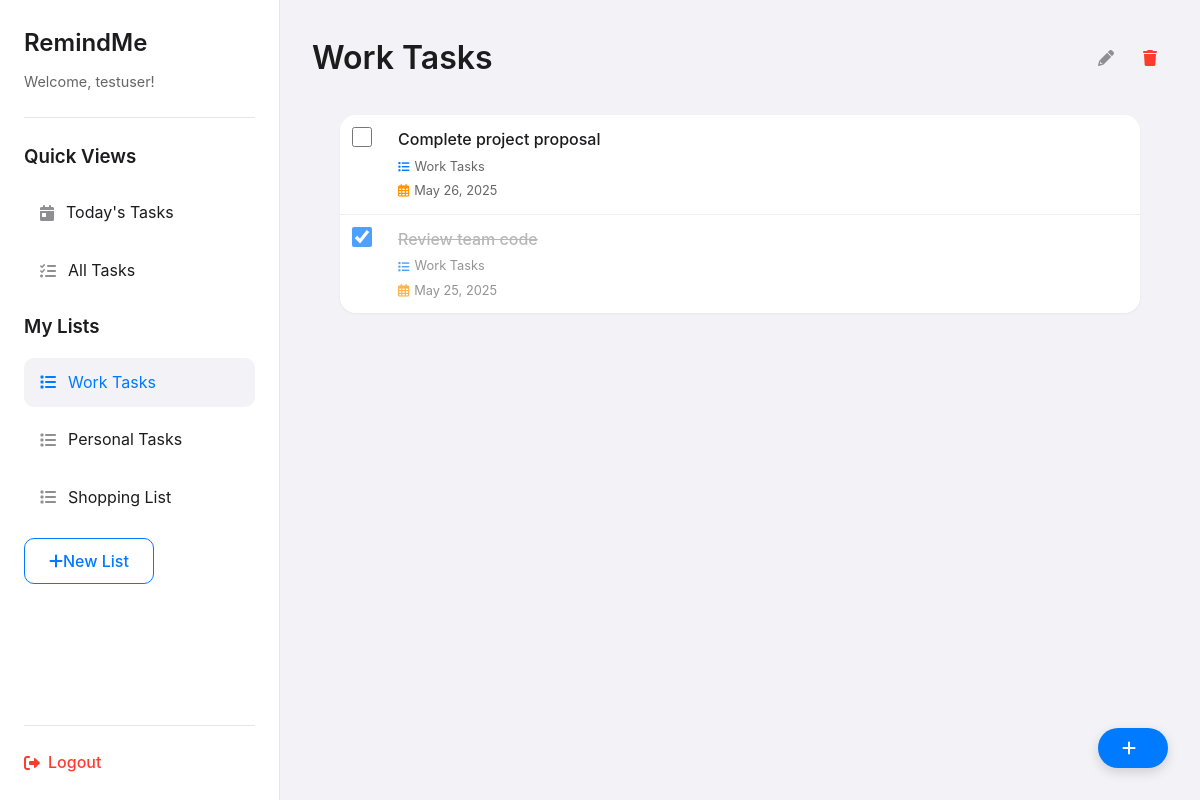
The app's page /dashboard.php?view=list&list_id=1 (signed in) with its own data.
### tables this page shows
CREATE TABLE IF NOT EXISTS lists (
    id INT PRIMARY KEY AUTO_INCREMENT,
    user_id INT NOT NULL,
    title VARCHAR(255) NOT NULL,
    created_at TIMESTAMP DEFAULT CURRENT_TIMESTAMP,
    FOREIGN KEY (user_id) REFERENCES users(id) ON DELETE CASCADE
);

CREATE TABLE IF NOT EXISTS tasks (
    id INT PRIMARY KEY AUTO_INCREMENT,
    list_id INT NOT NULL,
    title VARCHAR(255) NOT NULL,
    status ENUM('pending', 'completed') DEFAULT 'pending',
    due_date DATETIME NULL,
    created_at TIMESTAMP DEFAULT CURRENT_TIMESTAMP,
    FOREIGN KEY (list_id) REFERENCES lists(id) ON DELETE CASCADE
);

### dashboard.php (the view, shortened to what this page needs)
<?php
include 'includes/db.php';
$user_id = $_SESSION['user_id'];
$username = $_SESSION['username'];
$view = $_GET['view'] ?? 'all';
$current_list_id = isset($_GET['list_id']) ? (int)$_GET['list_id'] : 0;
$stmt = $pdo->prepare("SELECT * FROM lists WHERE user_id = ? ORDER BY created_at DESC");
$stmt->execute([$user_id]);
$lists = $stmt->fetchAll();
$tasks = [];
$current_list_title = '';
switch ($view) {
    default:
        if ($current_list_id) {
            foreach ($lists as $list) {
                if ($list['id'] == $current_list_id) {
                    $current_list_title = $list['title'];
                    break;
                }
            }
            $stmt = $pdo->prepare("
                SELECT t.*, l.title as list_title
                FROM tasks t
                JOIN lists l ON t.list_id = l.id
                WHERE t.list_id = ?
                ORDER BY t.status, t.due_date ASC
            ");
            $stmt->execute([$current_list_id]);
            $tasks = $stmt->fetchAll();
        }
}
?>
<!DOCTYPE html>
<html lang="en">
<head>
    <link rel="stylesheet" href="assets/css/style.css">
    <link rel="stylesheet" href="https://cdnjs.cloudflare.com/ajax/libs/font-awesome/6.0.0-beta3/css/all.min.css">
</head>
<body class="ios-style">
    <div class="app-container">
        <div class="sidebar">
            <div class="sidebar-header">
                <h2>RemindMe</h2>
                <p>Welcome, <?php echo htmlspecialchars($username); ?>!</p>
            </div>
            <div class="lists-container">
                <h3>Quick Views</h3>
                <ul class="lists-menu">
                    <li class="<?php echo $view === 'today' ? 'active' : ''; ?>">
                        <a href="dashboard.php?view=today">
                            <i class="fas fa-calendar-day"></i>
                            Today's Tasks
                        </a>
                    </li>
                    <li class="<?php echo $view === 'all' ? 'active' : ''; ?>">
                        <a href="dashboard.php?view=all">
                            <i class="fas fa-tasks"></i>
                            All Tasks
                        </a>
                    </li>
                </ul>
                <h3>My Lists</h3>
                <ul class="lists-menu">
                    <?php foreach ($lists as $list): ?>
                        <li class="<?php echo $list['id'] == $current_list_id && $view === 'list' ? 'active' : ''; ?>">
                            <a href="dashboard.php?view=list&list_id=<?php echo $list['id']; ?>">
                                <i class="fas fa-list"></i>
                                <?php echo htmlspecialchars($list['title']); ?>
                            </a>
                        </li>
                    <?php endforeach; ?>
                </ul>
                <button id="add-list-btn" class="ios-button secondary">
                    <i class="fas fa-plus"></i> New List
                </button>
            </div>
            <div class="sidebar-footer">
                <a href="includes/logout.php" class="logout-btn">
                    <i class="fas fa-sign-out-alt"></i> Logout
                </a>
            </div>
        </div>
        <div class="main-content">
            <div class="content-header">
                <h1><?php echo htmlspecialchars($current_list_title); ?></h1>
                <?php if ($view === 'list' && $current_list_id): ?>
                    <div class="list-actions">
                        <button class="ios-icon-button" id="edit-list-btn" data-list-id="<?php echo $current_list_id; ?>">
                            <i class="fas fa-pencil-alt"></i>
                        </button>
                        <button class="ios-icon-button danger" id="delete-list-btn" data-list-id="<?php echo $current_list_id; ?>">
                            <i class="fas fa-trash"></i>
                        </button>
                    </div>
                <?php endif; ?>
            </div>
            <div class="tasks-container">
                <?php if (!empty($tasks)): ?>
                    <div class="tasks-list">
                        <?php foreach ($tasks as $task): ?>
                            <div class="task-item <?php echo $task['status'] === 'completed' ? 'completed' : ''; ?>" data-task-id="<?php echo $task['id']; ?>">
                                <div class="task-checkbox">
                                    <input type="checkbox" <?php echo $task['status'] === 'completed' ? 'checked' : ''; ?>>
                                </div>
                                <div class="task-content">
                                    <div class="task-title"><?php echo htmlspecialchars($task['title']); ?></div>
                                    <div class="task-list-name">
                                        <i class="fas fa-list"></i>
                                        <?php echo htmlspecialchars($task['list_title']); ?>
                                    </div>
                                    <?php if ($task['due_date']): ?>
                                        <div class="task-due-date">
                                            <i class="far fa-calendar-alt"></i>
                                            <?php echo date('M j, Y', strtotime($task['due_date'])); ?>
                                        </div>
                                    <?php endif; ?>
                                </div>
                            </div>
                        <?php endforeach; ?>
                    </div>
                <?php endif; ?>
                <?php if ($view === 'list'): ?>
                    <button id="add-task-btn" class="ios-button primary floating-btn">
                        <i class="fas fa-plus"></i>
                    </button>
                <?php endif; ?>
            </div>
        </div>
    </div>
</body>
</html>

### assets/css/style.css (style rules this page uses)
* { margin: 0; padding: 0; box-sizing: border-box; font-family: -apple-system, BlinkMacSystemFont, 'Segoe UI', Roboto, Oxygen, Ubuntu, Cantarell, 'Open Sans', 'Helvetica Neue', sans-serif; }
body.ios-style { background-color: #f2f2f7; color: #1c1c1e; line-height: 1.6; }
h1, h2, h3, h4, h5, h6 { font-weight: 600; color: #1c1c1e; }
.ios-button { text-align: center; display: inline-flex; align-items: center; justify-content: center; padding: 0.75rem 1.5rem; border-radius: 10px; border: none; font-size: 1rem; font-weight: 500; cursor: pointer; transition: all 0.2s ease; text-decoration: none; }
.ios-button.primary { background-color: #007aff; color: white; }
.ios-button.secondary { background-color: transparent; color: #007aff; border: 1px solid #007aff; }
.ios-button.floating-btn { position: fixed; bottom: 2rem; right: 2rem; width: 56px; height: 56px; border-radius: 50%; box-shadow: 0 4px 12px rgba(0, 0, 0, 0.15); padding: 0; font-size: 1.5rem; z-index: 100; }
.ios-button.floating-btn i { margin-right: 0; font-size: 1.4rem; }
.ios-icon-button { background: none; border: none; color: #8e8e93; font-size: 1rem; cursor: pointer; padding: 0.5rem; border-radius: 50%; width: 36px; height: 36px; display: inline-flex; align-items: center; justify-content: center; transition: all 0.2s ease; }
.ios-icon-button.danger { color: #ff3b30; }
.app-container { display: flex; min-height: 100vh; }
.sidebar { width: 280px; background-color: white; border-right: 1px solid #e5e5ea; padding: 1.5rem; display: flex; flex-direction: column; }
.sidebar-header { padding-bottom: 1.5rem; border-bottom: 1px solid #e5e5ea; margin-bottom: 1.5rem; }
.sidebar-header h2 { font-size: 1.5rem; margin-bottom: 0.5rem; }
.sidebar-header p { color: #666; font-size: 0.9em; margin-top: 5px; }
.lists-container { flex: 1; }
.lists-menu { list-style: none; margin: 1rem 0; }
.lists-menu li { margin-bottom: 0.5rem; }
.lists-menu li a { display: flex; align-items: center; padding: 0.75rem 1rem; border-radius: 10px; color: #1c1c1e; text-decoration: none; transition: all 0.2s ease; }
.lists-menu li a i { margin-right: 0.75rem; color: #8e8e93; }
.lists-menu li.active a { background-color: #f2f2f7; color: #007aff; }
.lists-menu li.active a i { color: #007aff; }
.sidebar-footer { margin-top: auto; padding-top: 1.5rem; border-top: 1px solid #e5e5ea; }
.logout-btn { display: flex; align-items: center; color: #ff3b30; text-decoration: none; font-weight: 500; }
.logout-btn i { margin-right: 0.5rem; }
.main-content { flex: 1; padding: 2rem; background-color: #f2f2f7; }
.content-header { display: flex; justify-content: space-between; align-items: center; margin-bottom: 2rem; }
.list-actions { display: flex; gap: 0.5rem; }
.tasks-container { max-width: 800px; margin: 0 auto; }
.tasks-list { background-color: white; border-radius: 16px; overflow: hidden; box-shadow: 0 1px 3px rgba(0, 0, 0, 0.05); }
.task-item { display: flex; align-items: flex-start; padding: 12px; border-bottom: 1px solid #eee; background: white; transition: background-color 0.2s; }
.task-item:last-child { border-bottom: none; }
.task-item.completed { opacity: 0.7; }
.task-item.completed .task-title { text-decoration: line-through; color: #999; }
.task-checkbox { margin-right: 1rem; }
.task-checkbox input { width: 20px; height: 20px; accent-color: #007aff; cursor: pointer; }
.task-content { flex: 1; min-width: 0; padding: 0 10px; }
.task-title { font-weight: 500; margin-bottom: 2px; }
.task-due-date { font-size: 0.8em; color: #666; margin-top: 4px; display: flex; align-items: center; gap: 5px; }
.task-due-date i { color: #FF9500; }
.task-list-name { font-size: 0.8em; color: #666; margin-top: 4px; display: flex; align-items: center; gap: 5px; }
.task-list-name i { font-size: 0.9em; color: #007AFF; }
@media (min-width: 768px) { .ios-button.floating-btn { width: auto; height: auto; border-radius: 25px; padding: 12px 24px; font-size: 1rem; } }
@media (min-width: 768px) { .ios-button.floating-btn i { margin-right: 8px; font-size: 1rem; } }

### records on screen
lists: title "Work Tasks"
lists: title "Personal Tasks"
lists: title "Shopping List"
tasks: title "Complete project proposal", list.title "Work Tasks", due_date "May 26, 2025"
tasks: status "☑", title "Review team code", list.title "Work Tasks", due_date "May 25, 2025"

### other values on screen
$username "testuser"
